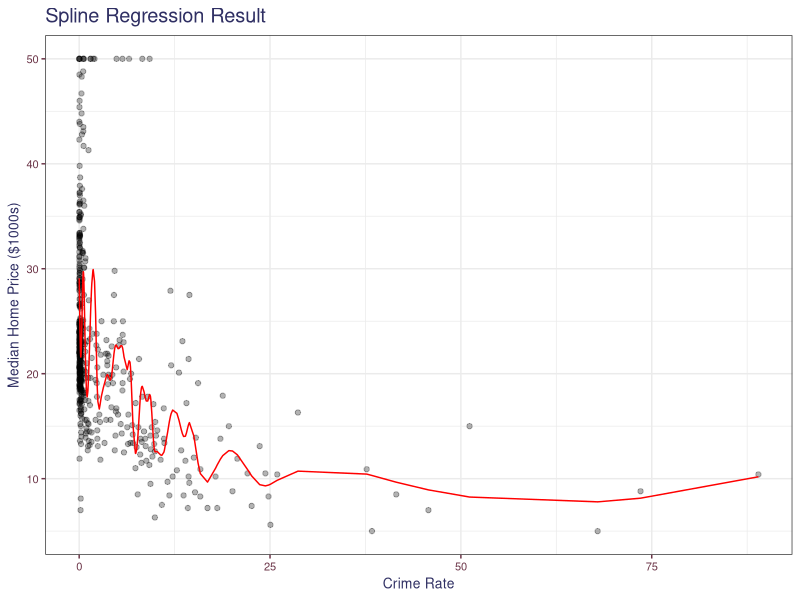
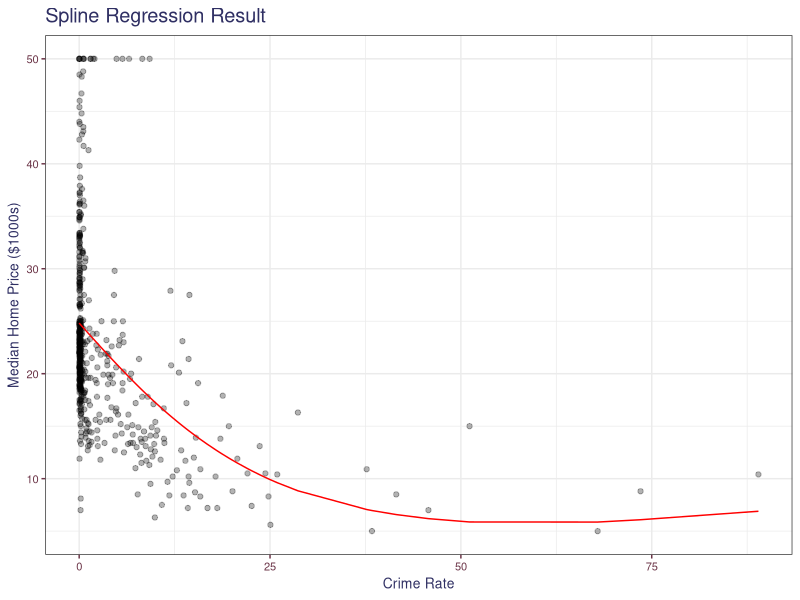

Here is the R script that generated these plots, in order:
## ---- chunk 1
library(knitr) # We need the knitr package to set chunk options
library(tidyverse)

# Set default knitr options for knitting code into the report:
opts_chunk$set(echo=TRUE,  # change to FALSE to keep code out of the knitted document
               cache=FALSE, # re-run code that has already been run?
               autodep=TRUE, # assure that caching dependencies are updated correctly
               cache.comments=FALSE, # do not re-run a chunk if only comments are changed
               message=FALSE, # change to FALSE to keep messages out of the knitted document
               warning=FALSE,  # change to FALSE to keep warnings out of the knitted document
               comment = NA,
               tidy.opts=list(width.cutoff=65),
               fig.height = 4)

theme1 <- theme_bw() +
  theme(axis.text = element_text(size = 8, colour = "#6b3447"),
        axis.title = element_text(size = 10, colour = "#2f2f63"),
        legend.title = element_text(size = 8, colour = "#2f2f63"),
        legend.text = element_text(size = 8, colour = "#6b3447"), 
        title = element_text(size = 12, colour = "#2f2f63"), 
        axis.ticks = element_line(colour = "#6b3447"),
        plot.caption = element_text(size = 8, colour = "#2f2f63"),
        plot.subtitle = element_text(size = 10, colour = "#2f2f63"))
## ---- chunk 2
library(MASS)

data(Boston)
head(Boston)
## ---- chunk 3
mod1 <- smooth.spline(x = Boston$crim, y = Boston$medv)
## ---- chunk 4
pred1 <- predict(mod1)

ggplot() +
  geom_point(aes(x = Boston$crim, y = Boston$medv),
             alpha = 0.3) +
  geom_path(aes(x = pred1$x, y = pred1$y),
            color = "red") +
  labs(x = "Crime Rate",
       y = "Median Home Price ($1000s)",
       title = "Spline Regression Result") +
  theme1
## ---- chunk 5
mod2 <- smooth.spline(x = Boston$crim, y = Boston$medv, lambda = 0.05)

pred2 <- predict(mod2)

ggplot() +
  geom_point(aes(x = Boston$crim, y = Boston$medv),
             alpha = 0.3) +
  geom_path(aes(x = pred2$x, y = pred2$y),
            color = "red") +
  labs(x = "Crime Rate",
       y = "Median Home Price ($1000s)",
       title = "Spline Regression Result") +
  theme1
